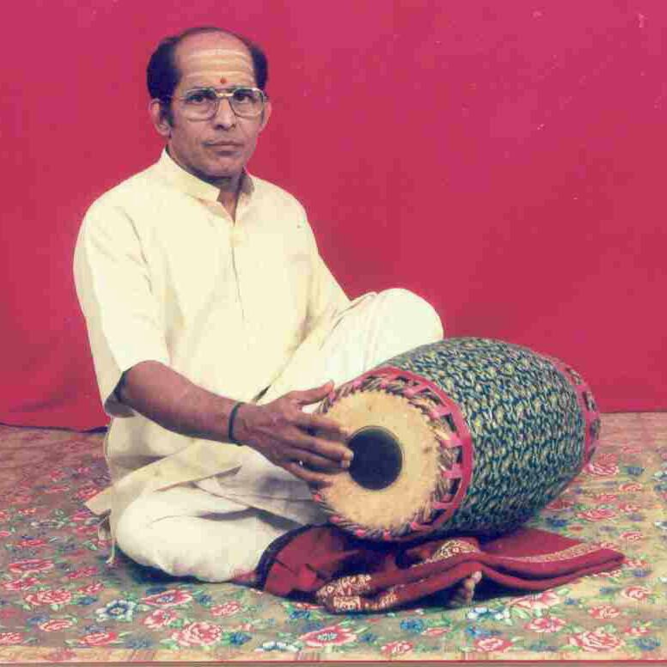
#> input picture EKATVAM/2026-10_Guruvayur_Dorai_Tribute_Instagram_Carousel/03_SOURCE_ASSETS/photography/GuruvayurDorai_portrait_supplied.jpg, 2000 x 2000 px, found by its file name (shown at 1/3 size)
$ python build_cover_colour.py
#> lines starting #> are read from the running program, lines starting #| are printed output that depends on the picture; after the words box and inside, x2 and y2 are one past the last pixel; in counts of white or black regions, pixels touching at a corner belong together
"""Builds the real-colour portrait composite for the burgundy cover.
The supplied photo's pink backdrop is matted out by colour (soft matte, edge pixels un-mixed), the figure is kept in
its natural colours, and a burgundy ground is substituted. Run from the project folder."""
from PIL import Image, ImageFilter
import numpy as np
rng=np.random.default_rng(41)
P="03_SOURCE_ASSETS/photography/"
src=np.asarray(Image.open(P+"GuruvayurDorai_portrait_supplied.jpg").convert("RGB")).astype(float)
R,G,B=src[...,0],src[...,1],src[...,2]
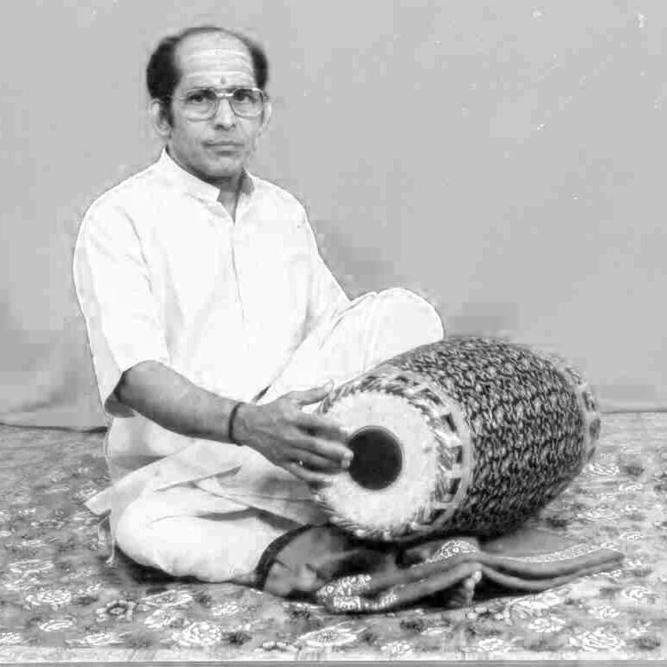
#> R: shape (2000, 2000) float64 (shown at 1/3 size); min 0, max 255, mean 183.8
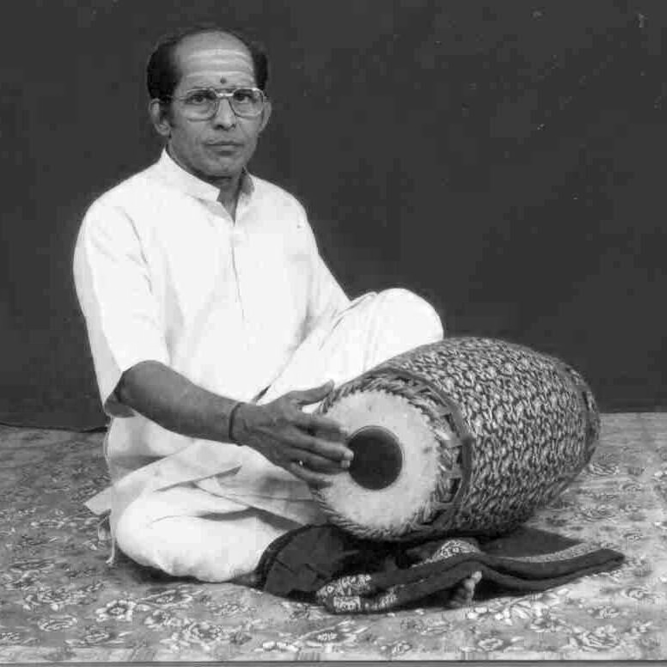
#> G: shape (2000, 2000) float64 (shown at 1/3 size); min 0, max 255, mean 112.8
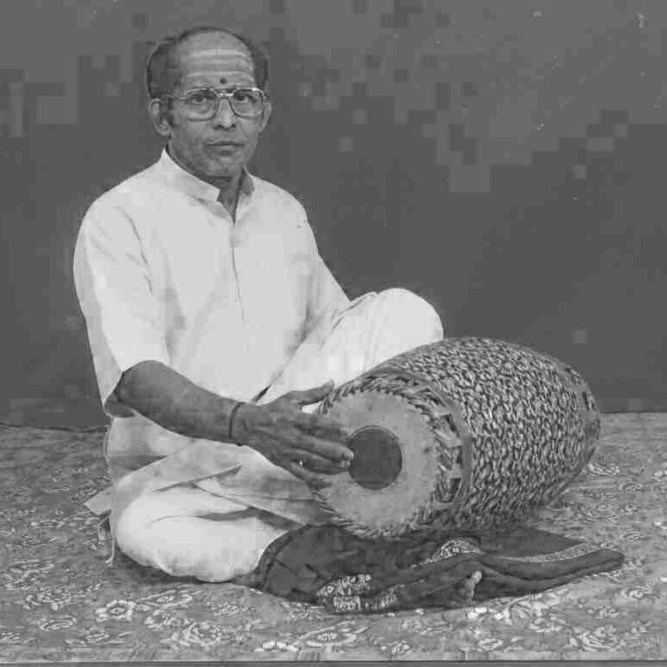
#> B: shape (2000, 2000) float64 (shown at 1/3 size); min 18, max 255, mean 123.3
a0=np.clip(((R-G)-78)/58,0,1); yy=np.arange(2000)[:,None]; a0=a0*np.clip((1215-yy)/45,0,1)
A=Image.fromarray((a0*255).astype(np.uint8)).filter(ImageFilter.MedianFilter(5))
a_core=np.asarray(A.filter(ImageFilter.GaussianBlur(.8))).astype(float)/255
ad=np.asarray(A.filter(ImageFilter.MaxFilter(7)).filter(ImageFilter.GaussianBlur(1.8))).astype(float)/255
a=np.maximum(a_core,ad*0.97)
bl=np.asarray(A.filter(ImageFilter.GaussianBlur(7))).astype(float)/255
a=np.maximum(a,np.clip((bl-.30)/.22,0,1)); a=np.where(a>.72,1.0,a)
prot=np.zeros_like(a); prot[40:640,400:830]=1          # head, face, neck: gentle matte only
a=np.where(prot>0,a_core,a)
fg=np.where(a[...,None]<.95,np.clip((src-a[...,None]*np.array([196,52,95.]))/np.maximum(1-a[...,None],.08),0,255),src)
fgm=np.asarray(Image.fromarray(fg.astype(np.uint8)).filter(ImageFilter.MedianFilter(5))).astype(float)
part=((a>.02)&(a<.95)&(prot==0))[...,None]; fg=np.where(part,fgm,fg)   # tidy specks on the drum rim, not the face
#> after `part = ((a > 0.02) & (a < 0.95) & (prot == 0))[..., None]`:
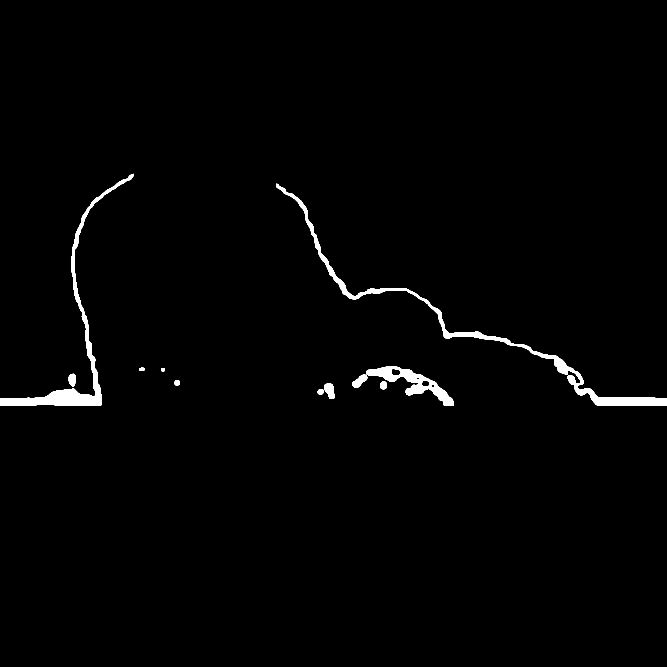
#> part: shape (2000, 2000, 1) bool (shown at 1/3 size); 1.3% white; 11 white regions, largest, box (x1, y1, x2, y2) and area: (830, 550, 2000, 1218) 21379, (0, 521, 400, 1218) 17714, (1099, 1098, 1362, 1218) 8628
W,H=1080,1350; S=.68; ox,oy=-80,70
Y,X=np.mgrid[0:H,0:W]
def sm(t): t=np.clip(t,0,1); return t*t*(3-2*t)
def burgundy():
    d=np.sqrt(((X-380)/760)**2+((Y-330)/900)**2)[...,None]
    c0=np.array([0x86,0x34,0x2C],float); c1=np.array([0x6C,0x28,0x21],float); c2=np.array([0x45,0x16,0x13],float)
    t=np.clip(d,0,1.4); base=np.where(t<.55,c0+(c1-c0)*(t/.55),c1+(c2-c1)*np.clip((t-.55)/.85,0,1))
    n=rng.normal(0,1,(H//60+2,W//60+2)); nm=np.asarray(Image.fromarray(((n-n.min())/(n.max()-n.min())*255).astype(np.uint8)).resize((W,H),Image.BICUBIC)).astype(float)/255-.5
    return np.clip(base*(1+nm[...,None]*.05)+rng.normal(0,2.4,(H,W))[...,None],0,255)
bg=burgundy()
ph=Image.fromarray(fg.astype(np.uint8)).resize((int(2000*S),)*2,Image.LANCZOS)
al=Image.fromarray((a*255).astype(np.uint8)).resize(ph.size,Image.LANCZOS)
pa=np.asarray(ph).astype(float); aa=np.asarray(al).astype(float)/255
out=bg.copy()
xs0=max(0,ox); ys0=max(0,oy); xe=min(W,ox+ph.size[0]); ye=min(H,oy+ph.size[1])
#> after `xe = min(W, ox + ph.size[0])`: xe = 1080
#> after `ye = min(H, oy + ph.size[1])`: ye = 1350
sub=pa[ys0-oy:ye-oy, xs0-ox:xe-ox]; suba=aa[ys0-oy:ye-oy, xs0-ox:xe-ox]
#> after `sub = pa[ys0 - oy:ye - oy, xs0 - ox:xe - ox]`:
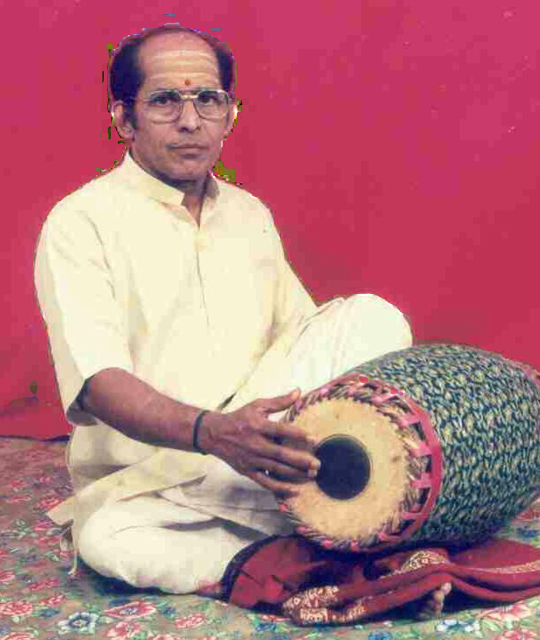
#> sub: shape (1280, 1080, 3) float64 (shown at 1/2 size); mean R, G, B 181.7, 116.7, 126.2
#> after `suba = aa[ys0 - oy:ye - oy, xs0 - ox:xe - ox]`:
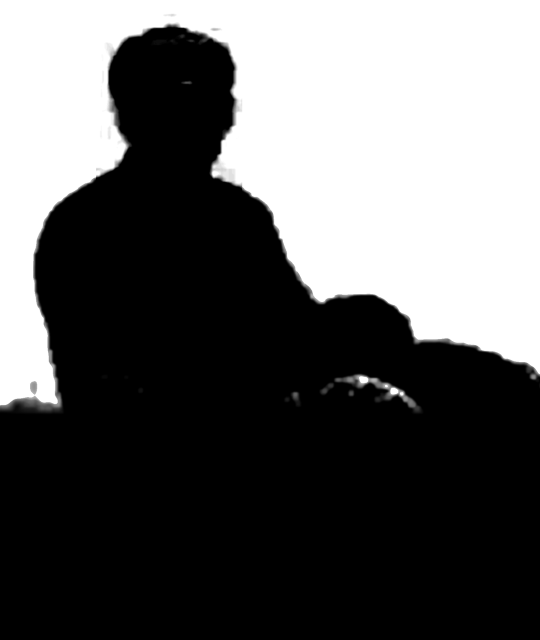
#> suba: shape (1280, 1080) float64 (shown at 1/2 size); min 0, max 1, mean 0.375
out[ys0:ye,xs0:xe]=bg[ys0:ye,xs0:xe]*suba[...,None]+sub*(1-suba[...,None])
r=np.sqrt(((X-540)/800)**2+((Y-560)/760)**2)
m=(1-sm((r-.72)/.30))*(1-sm((Y-800)/270))*(1-sm((Y-810)/60)*sm((200-X)/70))
# the face is never faded: head, forehead and neck always at full strength
hx0,hx1,hy0,hy1=120,560,80,520
box=sm((X-hx0+30)/30)*sm((hx1+30-X)/30)*sm((Y-hy0+30)/30)*sm((hy1+30-Y)/30)
m=np.maximum(m,box)
out=bg*(1-m[...,None])+out*m[...,None]
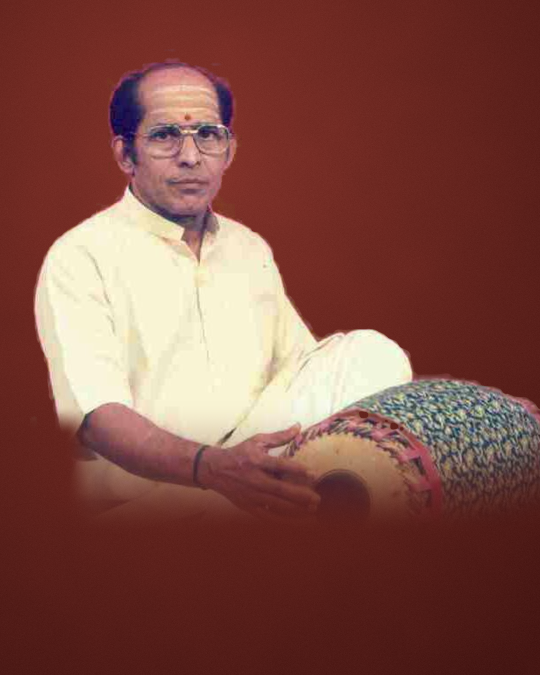
#> out: shape (1350, 1080, 3) float64 (shown at 1/2 size); mean R, G, B 128.1, 77.6, 68.4
Image.fromarray(np.clip(out,0,255).astype(np.uint8)).save(P+"cover_colour_burgundy.jpg",quality=95)
